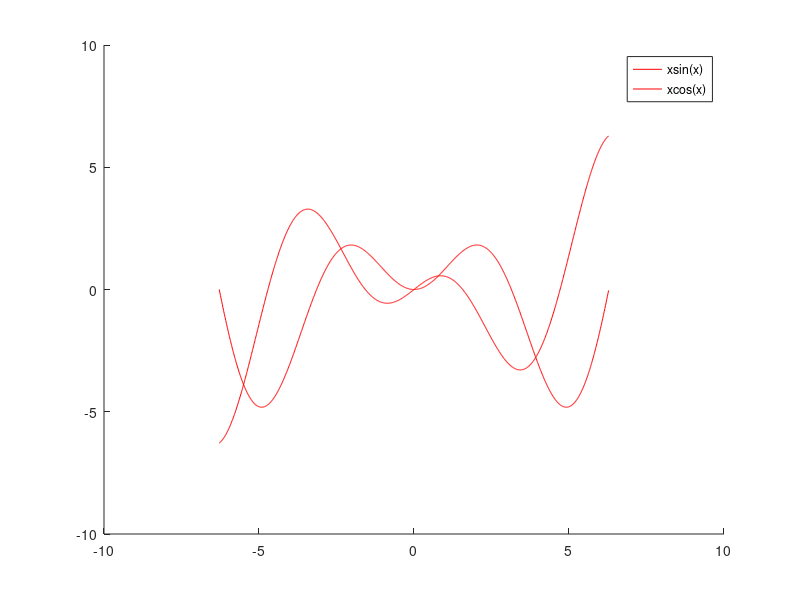

This figure's MATLAB source:
%%jakis skrypt

%%Obliczenia
x=(-2)*pi:0.01:2*pi;
y1=x.*sin(x);
y2=x.*cos(x);
%% rysowanie
figure(1)
hold on 
plot(x,y1,'r');
plot(x,y2,'r');
%dodanie legendy
legend('xsin(x)','xcos(x)');
hold off